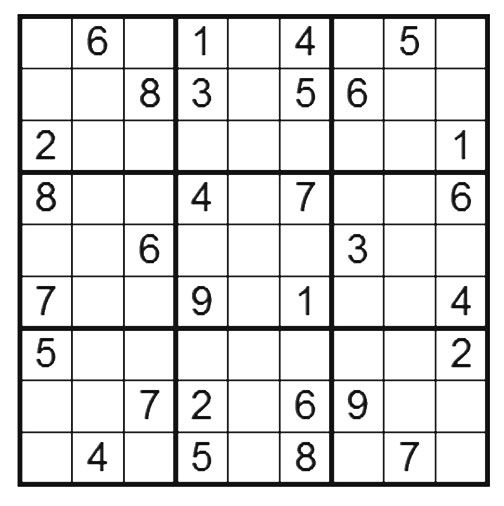
#> input picture Samples/lines.jpeg, 504 x 506 px
$ python -i find_digit.py   (imports and definitions only)
#> lines starting #> are read from the running program, lines starting #| are printed output that depends on the picture; after the words box and inside, x2 and y2 are one past the last pixel; in counts of white or black regions, pixels touching at a corner belong together
#> further down, picture is the input picture: shape (506, 504); min 0, max 255, mean 223.2
import cv2
import numpy as np

def get_digit(img):
    """
        function to find the digit within each cell
            img: the cell in the sudoku grid
    """
    thresh = cv2.threshold(img, 0, 50,cv2.THRESH_BINARY_INV | cv2.THRESH_OTSU)[1]
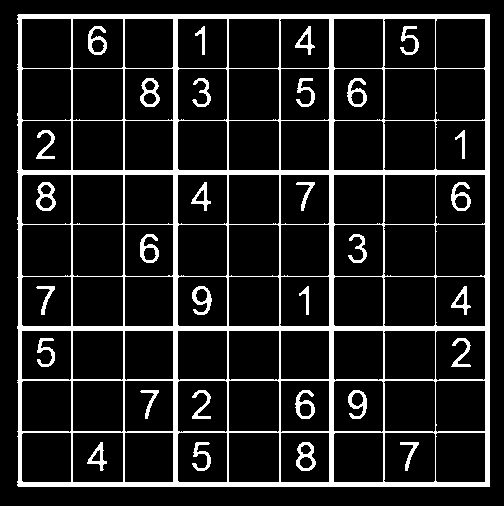
#> thresh: shape (506, 504); values 0 (black) and 50 (white), 12.9% white; 31 white regions
    kernel = cv2.getStructuringElement(cv2.MORPH_ELLIPSE, (1, 1))
    thresh = cv2.morphologyEx(thresh, cv2.MORPH_OPEN, kernel)
    cnts,_ = cv2.findContours(thresh, cv2.RETR_EXTERNAL,
        cv2.CHAIN_APPROX_SIMPLE)
#> cnts = 1 contour; box (x1, y1, x2, y2) and area: (17, 14, 490, 487) 222344
    digit = []
    for c in cnts:
        # compute the bounding box of the contour
        (x, y, w, h) = cv2.boundingRect(c)
        # if the contour is sufficiently large, it must be a digit (assumtion)
        if w >= 10 and (h >= 15 and h <= 80) and ((x > 0 and x < img.shape[1])and (y > 0 and y < img.shape[0])):
           rect = [x,y,w,h]
           digit = extract_digit(img,rect)
#> this loop made 1 pass
    if len(digit):
        return digit
    else:
        return shrink_img(img)

def extract_digit(img,rect,offset=6):
    """
        extracts the part of the image enclosed within the rectangle specified by rect
            img: img of a cell in the sudoku grid
            rect: cordinates of the rectangle to be extracted
            offset: additional padding given to the rectangle
    """
    (x,y,w,h) = rect
    digit = img[y-offset:y+h+offset,x-offset:x+w+offset]
    return digit

def shrink_img(cell):
    """
        if no digit is found within the cell then the cell is mostly blank, so shrink the cell so that
        remenants of the edges do not hinder our neural network from making the right prediction
    """
    height,width = cell.shape
#> height = 506; width = 504
    p1 = int(0.11 * height)
#> p1 = 55
    p2 = int(0.11 * width )
#> p2 = 55

    # shrinking the cell in all sides
    cell_new = cell[p1:height-p1,p2:width-p2]
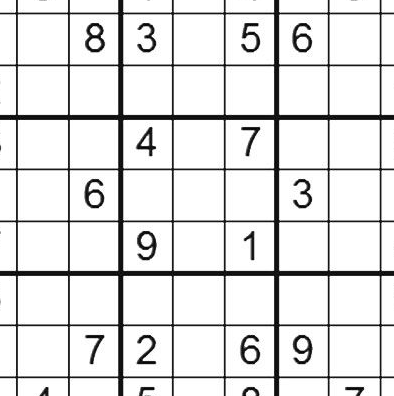
#> cell_new: shape (396, 394); min 0, max 255, mean 225.9
    return cell_new

>>> import cv2
>>> picture = cv2.imread('../Samples/lines.jpeg', cv2.IMREAD_GRAYSCALE)
>>> result = get_digit(picture)

$ run again, on Samples/sudoku17.jpg
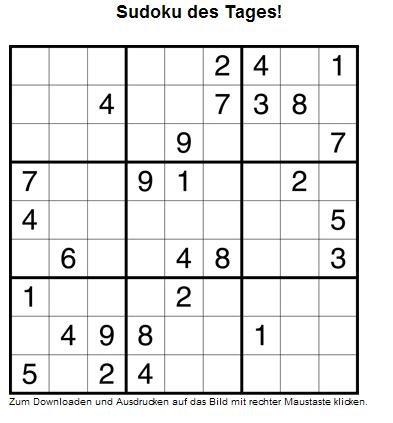
#> input picture Samples/sudoku17.jpg, 393 x 423 px
#> in get_digit, `thresh = cv2.threshold(img, 0, 50,cv2.THRESH_BINARY_INV | cv2.THRESH_O..`:
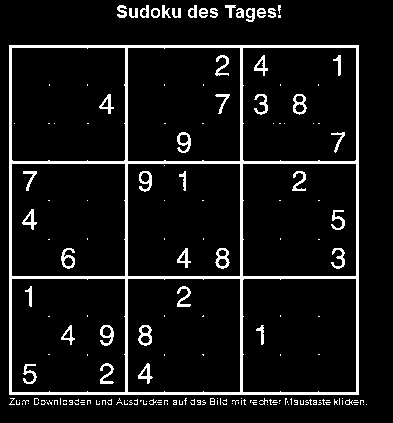
#> thresh: shape (423, 393); values 0 (black) and 50 (white), 7.9% white; 183 white regions (137 under 20 px)
#> cnts = 113 contours, 97 with area under 20; largest, box (x1, y1, x2, y2) and area: (9, 45, 359, 395) 121801, (246, 8, 255, 22) 78, (188, 5, 197, 18) 72, (140, 5, 149, 18) 72, (151, 8, 160, 18) 64
#> the loop in get_digit, `for c in cnts:` made 113 passes
#> in shrink_img, `cell_new = cell[p1:height-p1,p2:width-p2]`:
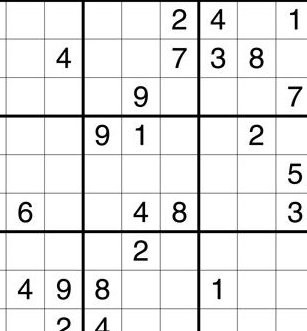
#> cell_new: shape (331, 307); min 0, max 255, mean 232.3
